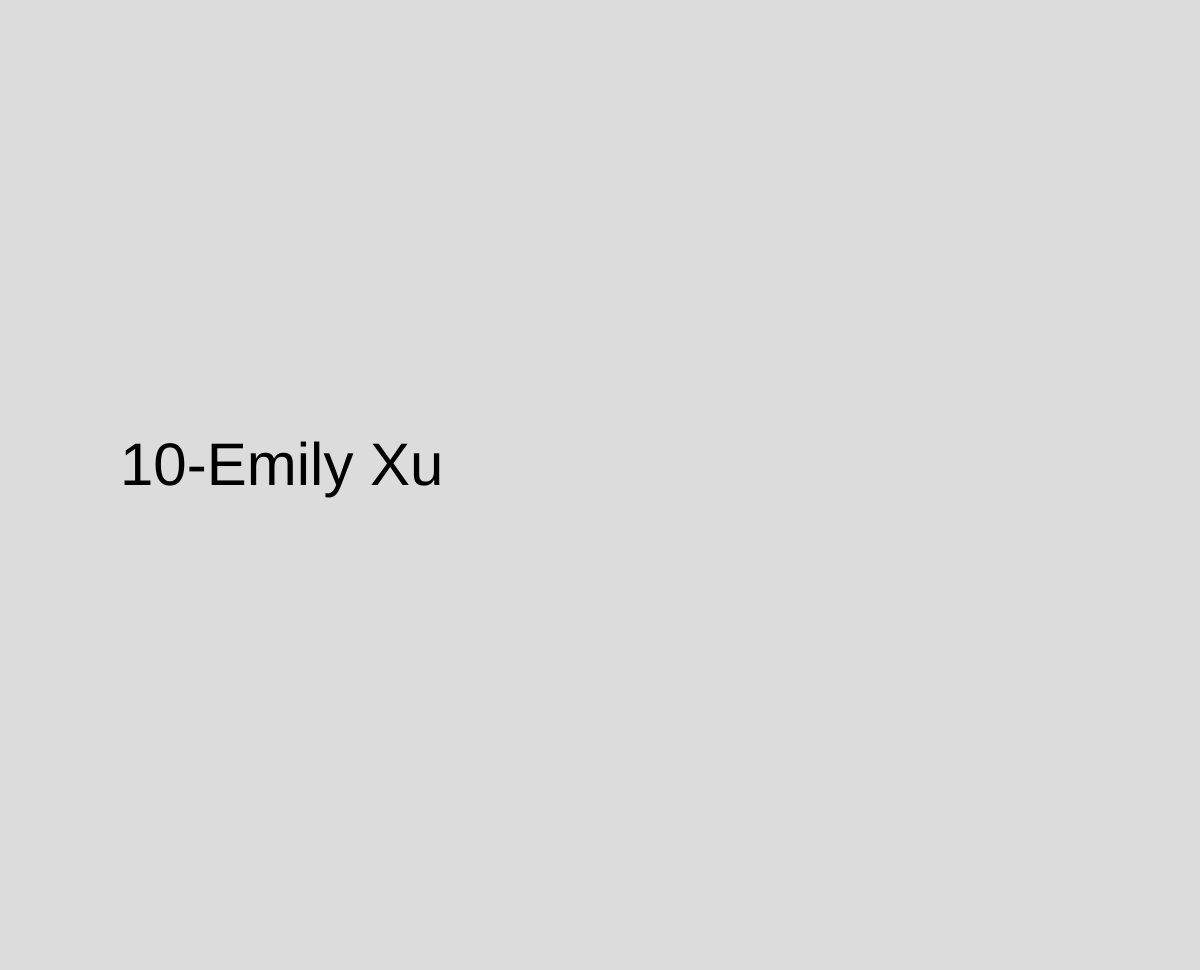
Frame 1 (no input)
Frame 60 (no input): identical to frame 1, image omitted
Frame 120 (the mouse pressed at the canvas centre since frame 60): identical to frame 1, image omitted

The p5.js sketch that drew this single still picture (run headless with seeded random() and noise() and a simulated clock; from frame 60 on, the mouse is pressed at the canvas centre):

// p5.js sketch
// ── sketch.js
// https://editor.p5js.org/jht9629-nyu/sketches/D71gHB2X6
// random 1 of 13 names

let a_students = [
  '01-Simon',
  '02-Emilia',
  '03-Jerome',
  '04-Channing',
  '05-Jackie',
  '06-Olivia',
  '07-RaFia',
  '08-Kevin',
  '09-Althea',
  '10-Emily Xu',
  '11-Emily Ye',
  '12-Amanda Zhang',
  '13-Helena'];

let i_student;

function setup() {
  createCanvas(windowWidth, windowHeight-30);
  selectStudent();
  let btn = createButton('selectStudent');
  btn.mousePressed(selectStudent);
}

function selectStudent() {
  i_student = random(a_students);
  console.log('student number', i_student)
}

function draw() {
  background(220);
  textSize(60)
  text(i_student, width * 0.10, height * 0.5);
}

// text(str, x, y, [maxWidth], [maxHeight])

// https://editor.p5js.org/jht9629-nyu/sketches/QS31TLmOi
// random 1 or 13
